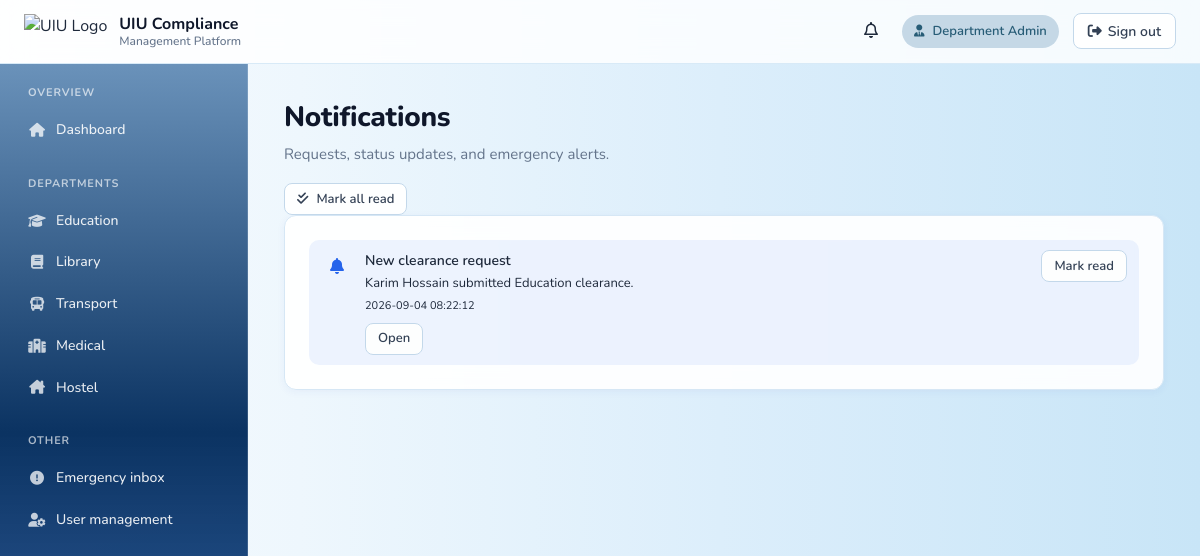
/admin/notifications.php (signed in), run on the app's committed database.
### tables this page shows
CREATE TABLE notifications (
    id            INT UNSIGNED AUTO_INCREMENT PRIMARY KEY,
    user_id       INT UNSIGNED NOT NULL,
    kind          ENUM('request_submitted','status_update','admin_remark','approval','rejection','emergency') NOT NULL,
    title         VARCHAR(150) NOT NULL,
    body          VARCHAR(500) NULL,
    link          VARCHAR(255) NULL,
    is_read       TINYINT(1) NOT NULL DEFAULT 0,
    created_at    DATETIME NOT NULL DEFAULT CURRENT_TIMESTAMP,
    CONSTRAINT fk_nt_user FOREIGN KEY (user_id) REFERENCES users(id) ON DELETE CASCADE,
    KEY idx_user_unread (user_id, is_read),
    KEY idx_user_time (user_id, created_at)
);

### backend/config/db.php (called while the page is built, shortened)
<?php
function db(): PDO
{
    static $pdo = null;
    if ($pdo instanceof PDO) {
        return $pdo;
    }
    $host    = '127.0.0.1';
    $port    = '3306';
    $name    = 'uiu_clearance';
    $user    = 'root';
    $pass    = '';
    $charset = 'utf8mb4';
    $dsn = "mysql:host={$host};port={$port};dbname={$name};charset={$charset}";
    $options = [
        PDO::ATTR_ERRMODE            => PDO::ERRMODE_EXCEPTION,
        PDO::ATTR_DEFAULT_FETCH_MODE => PDO::FETCH_ASSOC,
        PDO::ATTR_EMULATE_PREPARES   => false,
    ];
    try {
        $pdo = new PDO($dsn, $user, $pass, $options);
    } catch (PDOException $e) {
        http_response_code(500);
        echo "<h2>Database Error</h2>";
        echo "<pre>";
        echo $e->getMessage();
        echo "</pre>";
        exit;
    }
    return $pdo;
}

### backend/includes/auth.php (called while the page is built, shortened)
<?php
require_once __DIR__ . '/../config/db.php';
function current_user(): ?array
{
    $stmt = db()->prepare('SELECT * FROM users WHERE id = ? LIMIT 1');
    $stmt->execute([$_SESSION['user_id']]);
    $row = $stmt->fetch();
    return $row ?: null;
}

### admin/notifications.php (the view, shortened to what this page needs)
<?php
require_once __DIR__ . '/../backend/includes/auth.php';
$me = current_user();
$rows = [];
try {
    $s = db()->prepare('SELECT * FROM notifications WHERE user_id = ? ORDER BY created_at DESC LIMIT 100');
    $s->execute([(int)$me['id']]);
    $rows = $s->fetchAll();
} catch (Throwable $e) {}
?>
<!DOCTYPE html>
<html lang="en">
<head>
    <link rel="stylesheet" href="../assets/css/theme.css">
    <link rel="stylesheet" href="../assets/css/department-admin.css">
    <link rel="stylesheet" href="https://cdnjs.cloudflare.com/ajax/libs/font-awesome/6.5.1/css/all.min.css">
</head>
<body class="plain-bg">
<header class="topbar">
    <div class="brand">
        <img src="../assets/images/UIU%20LOGO.png" alt="UIU Logo">
        <div class="brand-text">UIU Compliance<span>Management Platform</span></div>
    </div>
    <div class="right">
        <a class="notif-btn" href="notifications.php"><i class="fa-regular fa-bell"></i></a>
        <span class="role-badge"><i class="fa-solid fa-user-tie"></i> <?= $me['role'] === 'vc' ? 'Vice Chancellor' : 'Department Admin' ?></span>
        <a class="logout-btn" href="../backend/actions/logout.php"><i class="fa-solid fa-right-from-bracket"></i> Sign out</a>
    </div>
</header>
<div class="layout">
    <aside class="sidebar">
        <nav class="nav-section">
            <h3>Overview</h3>
            <a class="nav-item" href="dashboard.php"><i class="fa-solid fa-house"></i> Dashboard</a>
        </nav>
        <nav class="nav-section">
            <h3>Departments</h3>
            <a class="nav-item" href="admin-education.php?dept=education"><i class="fa-solid fa-graduation-cap"></i> Education</a>
            <a class="nav-item" href="admin-education.php?dept=library"><i class="fa-solid fa-book"></i> Library</a>
            <a class="nav-item" href="admin-education.php?dept=transport"><i class="fa-solid fa-bus"></i> Transport</a>
            <a class="nav-item" href="admin-education.php?dept=medical"><i class="fa-solid fa-hospital"></i> Medical</a>
            <a class="nav-item" href="admin-education.php?dept=hostel"><i class="fa-solid fa-house-chimney"></i> Hostel</a>
        </nav>
        <nav class="nav-section">
            <h3>Other</h3>
            <a class="nav-item" href="emergency-inbox.php"><i class="fa-solid fa-circle-exclamation"></i> Emergency inbox</a>
            <a class="nav-item" href="user-management.php"><i class="fa-solid fa-user-gear"></i> User management</a>
        </nav>
    </aside>
    <main class="main">
        <div class="page-head">
            <h1>Notifications</h1>
            <p>Requests, status updates, and emergency alerts.</p>
            <?php if (!empty($rows)): ?>
                <div class="actions">
                    <form method="POST" style="display:inline;">
                        <button class="btn btn-secondary btn-sm" type="submit"><i class="fa-solid fa-check-double"></i> Mark all read</button>
                    </form>
                </div>
            <?php endif; ?>
        </div>
        <?php if (empty($rows)): ?>
            <section class="card"><div class="empty"><i class="fa-regular fa-bell-slash"></i><h3>No notifications yet</h3></div></section>
        <?php else: ?>
            <section class="card">
                <ul class="notif-list">
                    <?php foreach ($rows as $n): ?>
                        <li class="notif-item <?= $n['is_read'] ? '' : 'unread' ?>">
                            <div class="notif-icon"><i class="fa-solid fa-bell"></i></div>
                            <div class="notif-body">
                                <div class="notif-title"><?= htmlspecialchars($n['title']) ?></div>
                                <?php if (!empty($n['body'])): ?><div class="notif-text"><?= htmlspecialchars($n['body']) ?></div><?php endif; ?>
                                <div class="notif-time"><?= htmlspecialchars($n['created_at']) ?></div>
                                <?php if (!empty($n['link'])): ?>
                                    <a class="btn btn-sm btn-secondary mt-8" href="<?= htmlspecialchars($n['link']) ?>">Open</a>
                                <?php endif; ?>
                            </div>
                            <?php if (!$n['is_read']): ?>
                                <form method="POST" style="margin-left:auto;">
                                    <button class="btn btn-sm btn-secondary" type="submit">Mark read</button>
                                </form>
                            <?php endif; ?>
                        </li>
                    <?php endforeach; ?>
                </ul>
            </section>
        <?php endif; ?>
    </main>
</div>
</body>
</html>

### admin/notifications.php (style rules this page uses)
.notif-btn { position:relative;color:var(--text);text-decoration:none;padding:6px 10px;border-radius:8px; }
.notif-list { list-style:none;margin:0;padding:0;display:flex;flex-direction:column;gap:8px; }
.notif-item { display:flex;gap:12px;padding:10px 12px;border-radius:10px;background:var(--surface-2);align-items:flex-start; }
.notif-item.unread { background:rgba(37,99,235,0.08); }
.notif-icon { width:32px;height:32px;border-radius:8px;background:var(--surface);display:flex;align-items:center;justify-content:center;color:var(--brand,#2563EB);flex-shrink:0; }
.notif-body { flex:1;min-width:0; }
.notif-title { font-weight:600;font-size:14px; }
.notif-text { font-size:13px;color:var(--text-muted);margin-top:2px; }
.notif-time { font-size:11px;color:var(--text-muted);margin-top:4px; }
.mt-8 { margin-top:8px; }

### data on the page
notifications: title "New clearance request", body "Karim Hossain submitted Education clearance.", created_at "2026-09-04 08:22:12"
